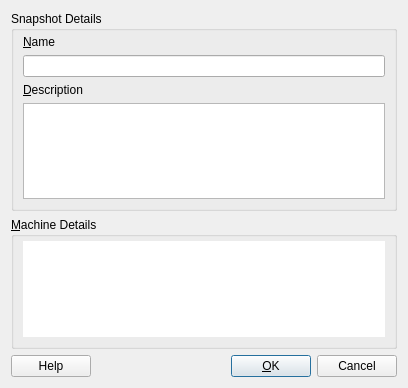
<ui version="4.0" >
 <class>VBoxSnapshotDetailsDlg</class>
 <widget class="QDialog" name="VBoxSnapshotDetailsDlg" >
  <property name="geometry" >
   <rect>
    <x>0</x>
    <y>0</y>
    <width>408</width>
    <height>388</height>
   </rect>
  </property>
  <property name="windowTitle" >
   <string>VBoxSnapshotDetailsDlg</string>
  </property>
  <property name="windowIcon" >
   <iconset resource="../VirtualBox.qrc" >:/settings_16px.png</iconset>
  </property>
  <layout class="QVBoxLayout" >
   <item>
    <widget class="QGroupBox" name="mGbSnapshotDetails" >
     <property name="title" >
      <string>Snapshot Details</string>
     </property>
     <layout class="QVBoxLayout" >
      <property name="topMargin" >
       <number>4</number>
      </property>
      <item>
       <layout class="QVBoxLayout" >
        <item>
         <widget class="QLabel" name="mTxName" >
          <property name="text" >
           <string>&amp;Name</string>
          </property>
          <property name="buddy" >
           <cstring>mLeName</cstring>
          </property>
         </widget>
        </item>
        <item>
         <widget class="QLineEdit" name="mLeName" />
        </item>
       </layout>
      </item>
      <item>
       <layout class="QVBoxLayout" >
        <item>
         <widget class="QLabel" name="mTxDescription" >
          <property name="text" >
           <string>&amp;Description</string>
          </property>
          <property name="buddy" >
           <cstring>mTeDescription</cstring>
          </property>
         </widget>
        </item>
        <item>
         <widget class="QTextEdit" name="mTeDescription" >
          <property name="sizePolicy" >
           <sizepolicy vsizetype="Preferred" hsizetype="Preferred" >
            <horstretch>0</horstretch>
            <verstretch>0</verstretch>
           </sizepolicy>
          </property>
          <property name="tabChangesFocus" >
           <bool>true</bool>
          </property>
          <property name="acceptRichText" >
           <bool>false</bool>
          </property>
         </widget>
        </item>
       </layout>
      </item>
     </layout>
    </widget>
   </item>
   <item>
    <widget class="QGroupBox" name="mGbMachineDetails" >
     <property name="title" >
      <string>&amp;Machine Details</string>
     </property>
     <layout class="QVBoxLayout" >
      <property name="topMargin" >
       <number>4</number>
      </property>
      <item>
       <widget class="QTextEdit" name="mTeSummary" >
        <property name="sizePolicy" >
         <sizepolicy vsizetype="Expanding" hsizetype="Preferred" >
          <horstretch>0</horstretch>
          <verstretch>0</verstretch>
         </sizepolicy>
        </property>
        <property name="frameShape" >
         <enum>QFrame::NoFrame</enum>
        </property>
        <property name="frameShadow" >
         <enum>QFrame::Plain</enum>
        </property>
        <property name="readOnly" >
         <bool>true</bool>
        </property>
       </widget>
      </item>
     </layout>
    </widget>
   </item>
   <item>
    <layout class="QHBoxLayout" >
     <item>
      <widget class="QPushButton" name="mBtnHelp" >
       <property name="text" >
        <string>Help</string>
       </property>
       <property name="shortcut" >
        <string>F1</string>
       </property>
      </widget>
     </item>
     <item>
      <spacer>
       <property name="orientation" >
        <enum>Qt::Horizontal</enum>
       </property>
       <property name="sizeHint" >
        <size>
         <width>40</width>
         <height>20</height>
        </size>
       </property>
      </spacer>
     </item>
     <item>
      <widget class="QPushButton" name="mBtnOk" >
       <property name="text" >
        <string>&amp;OK</string>
       </property>
       <property name="default" >
        <bool>true</bool>
       </property>
      </widget>
     </item>
     <item>
      <widget class="QPushButton" name="mBtnCancel" >
       <property name="text" >
        <string>Cancel</string>
       </property>
      </widget>
     </item>
    </layout>
   </item>
  </layout>
 </widget>
 <resources>
  <include location="../VirtualBox.qrc" />
 </resources>
 <connections/>
</ui>
